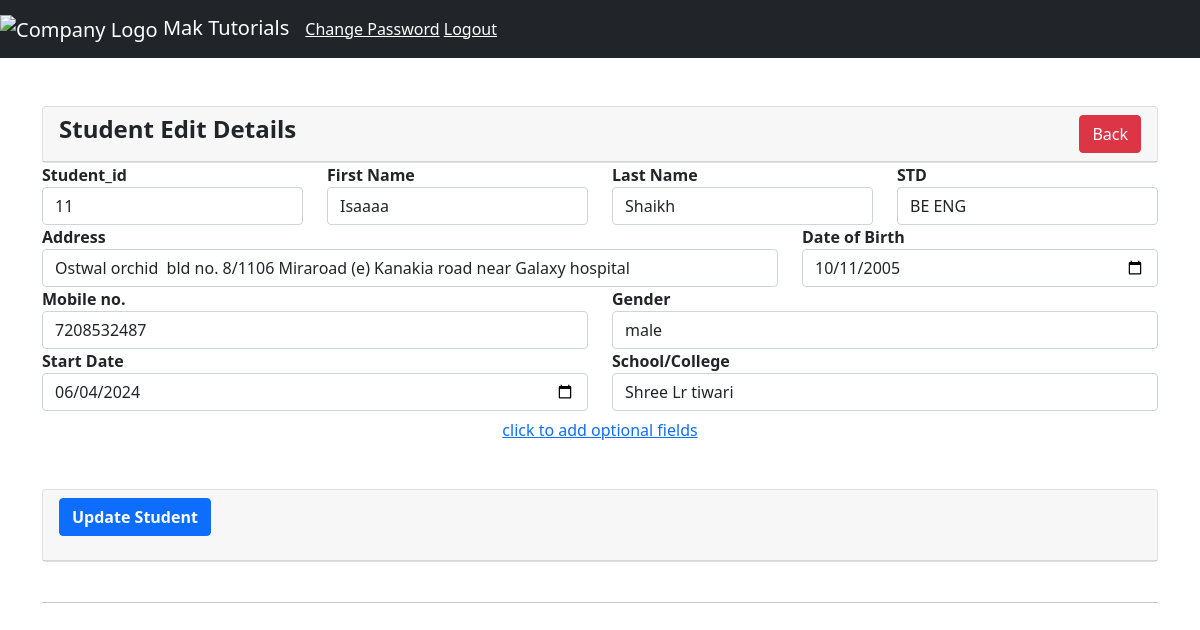
The page /admin_dashboard/student_crud/student-edit.php?id=11 (signed in) on the database its author committed.
### tables this page shows
CREATE TABLE `student_record` (
  `photo` varchar(200) DEFAULT NULL,
  `student_id` varchar(200) NOT NULL,
  `first_name` varchar(100) DEFAULT NULL,
  `last_name` varchar(100) DEFAULT NULL,
  `roll_no` varchar(200) DEFAULT NULL,
  `parent_name` varchar(200) DEFAULT NULL,
  `dob` date DEFAULT NULL,
  `mobile_no` varchar(200) DEFAULT NULL,
  `gender` varchar(200) DEFAULT NULL,
  `address` varchar(200) DEFAULT NULL,
  `batch_name` varchar(200) DEFAULT NULL,
  `start_date` date DEFAULT NULL,
  `class_subject` varchar(200) DEFAULT NULL,
  `school_college` varchar(200) DEFAULT NULL,
  `attachment` varchar(200) DEFAULT NULL,
  `email` varchar(100) DEFAULT NULL,
  `std` varchar(100) DEFAULT NULL,
  `reciept_no` varchar(200) DEFAULT NULL,
  `password` varchar(200) DEFAULT NULL
);

### admin_dashboard/student_crud/student-edit.php (the view, shortened to what this page needs)
<?php
require '../database/config.php';
?>
<!doctype html>
<html lang="en">
  <head>
    <link href="https://cdn.jsdelivr.net/npm/bootstrap@5.1.3/dist/css/bootstrap.min.css" rel="stylesheet">
</head>
<body>
    <?php include '../navigation_menu/navigation.php' ?>
     <div class="container mt-5">
        <div class="row">
            <div class="col-md-12 ">
                <div class="card">
                    <div class="card-header">
                        <h4><strong>Student Edit Details </strong>
                            <a href="javascript:void(0);" class="btn btn-danger float-end" onclick="goBack()">Back</a>
                        </h4>
                    </div>
                </div>
                <?php
                        if(isset($_GET['id']))
                        {
                            $student_id = mysqli_real_escape_string($conn, $_GET['id']);
                            $query = "SELECT * FROM student_record WHERE student_id='$student_id' ";
                            $query_run = mysqli_query($conn, $query);
                            if(mysqli_num_rows($query_run) > 0)
                            {
                                $student = mysqli_fetch_array($query_run);
                                ?>
                <form action="code.php" method="post" enctype="multipart/form-data">
                    <div class="row">
                        <div class="col-md-3 ">
                            <label><b>Student_id</b></label>
                            <input type="text" class="form-control" name="student_id" value="<?=$student['student_id'];?>">
                        </div>
                        <div class="col-md-3 ">
                            <label><b>First Name</b></label>
                            <input type="text" name="first_name" value="<?=$student['first_name'];?>" class="form-control">
                        </div>
						<div class="col-md-3 ">
                            <label><b>Last Name</b></label>
                            <input type="text" name="last_name" value="<?=$student['last_name'];?>" class="form-control">
                        </div>
                        <div class="col-md-3 ">
                            <label><b>STD</b></label>
                            <input type="text" name="std" value="<?=$student['std'];?>" class="form-control">
                        </div>
                    </div>
                    <div class="row">
                        <div class="col-8">
                            <label><b>Address</b></label>
                            <input type="text" name="address" value="<?=$student['address'];?>" class="form-control">
                        </div>
                        <div class="col-4 ">
                            <label><b>Date of Birth</b></label>
                            <input type="Date" name="dob" value="<?=$student['dob'];?>" class="form-control">
                        </div>
                    </div>
                    <div class="row">
                        <div class="col-6 ">
                            <label><b>Mobile no.</b></label>
                            <input type="text" name="mobile_no" value="<?=$student['mobile_no'];?>" class="form-control">
                        </div>
                        <div class="col-6 ">
                            <label><b>Gender</b></label>
							<select name="gender" class="form-control" >
								<option value="<?=$student['gender'];?>"><?=$student['gender'];?></option>
							  </select>
                        </div>
                    </div>
                    <div class="row">
                        <div class="col-6 ">
                            <label><b>Start Date</b></label>
                            <input type="Date" name="start_date" value="<?=$student['start_date'];?>" class="form-control">
						</div>
                        <div class="col-6 ">
                            <label><b>School/College</b></label>
                            <input type="text" name="school_college" value="<?=$student['school_college'];?>" class="form-control">
                        </div>
                    </div>
                    <div class="row">
                        <div class="col-md-12 d-flex justify-content-center  mb-3">
                            <button type="button" class="btn btn-link" data-bs-toggle="collapse" data-bs-target="#demo">click to add optional fields</button>
                        </div>
                    </div>
                <br>
                <div class="col-md-12 ">
                <div class="card">
                    <div class="card-header">
                        <div class="mb-3">
                            <button type="submit" name="update_student" class="btn btn-primary"><b>Update Student</b></button>
                        </div>
                    </div>
                </div>
                </form>
                <?php
                            }
                            else
                            {
                                echo "<h4>No Such Id Found</h4>";
                            }
                        }
                        ?>
                    </div>
        </div>
     </div>
    <br>
    <hr>
    <br>
</body>
</html>

### rows shown on the page
student_record: student_id "11", first_name "Isaaaa", last_name "Shaikh", std "BE ENG", address "Ostwal orchid bld no. 8/1106 Miraroad (e) Kanakia road near Galaxy hospital", dob "10/11/2005", mobile_no "7208532487", gender "male", start_date "06/04/2024", school_college "Shree Lr tiwari"
